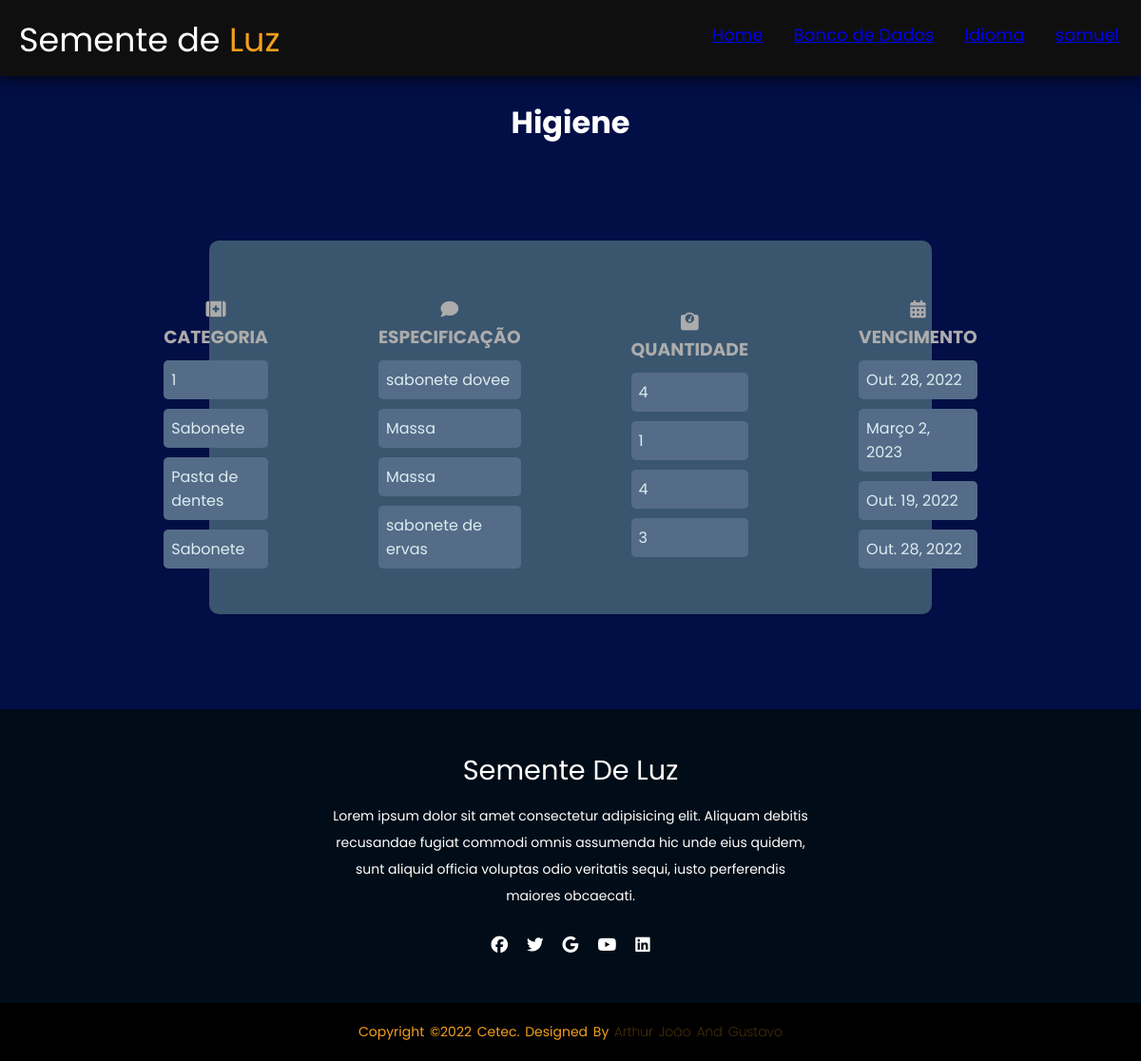
Before: /estoque/verhigiene/ (signed in) with the older database file.
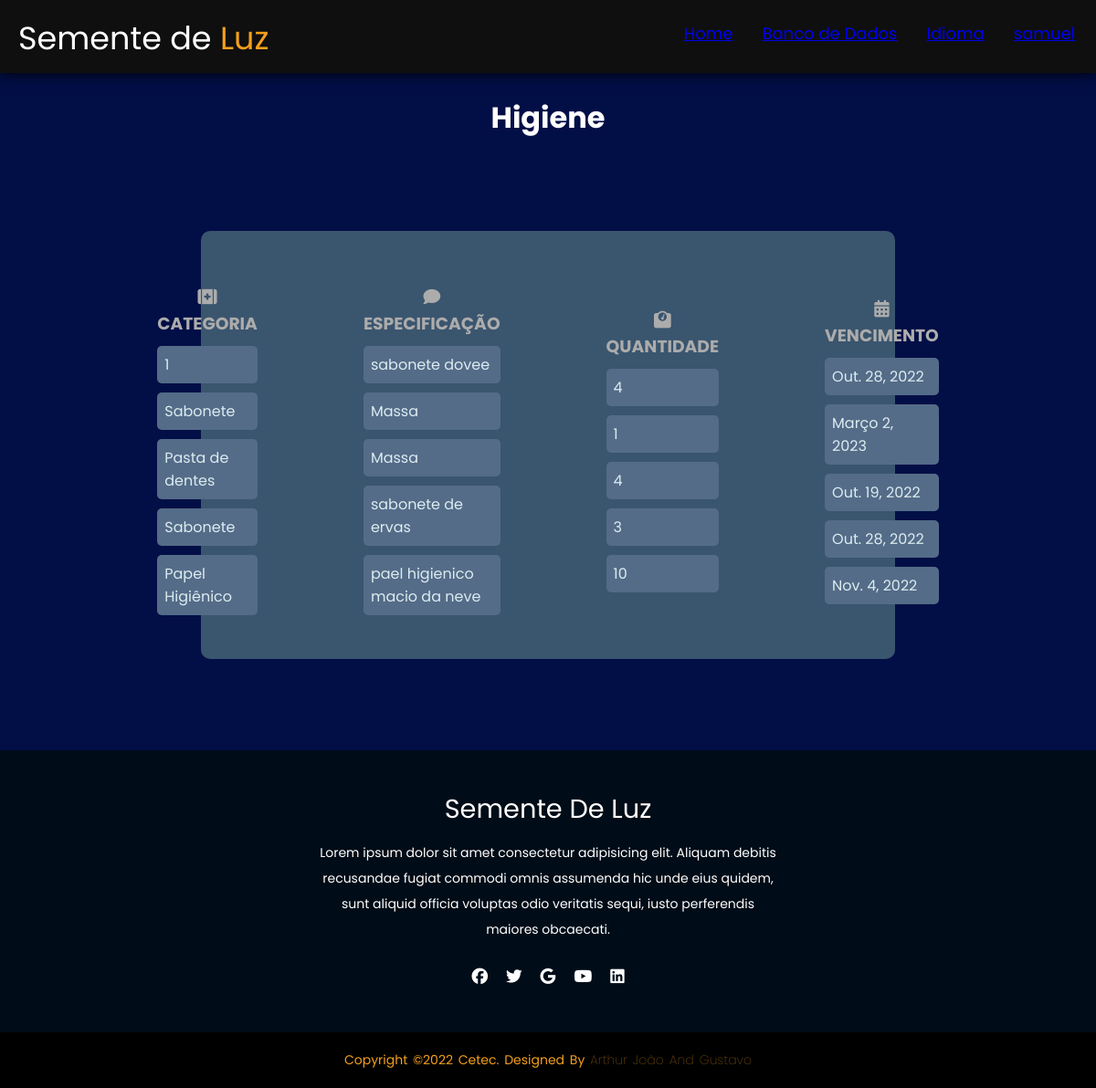
After: the same page with the newer database file.
### estoque/models.py (models this page shows, shortened)
class Higiene (models.Model):
    tipos = models.CharField (max_length=30, choices=HIGIENE_CHOICES, null=True)
    descr = models.CharField(max_length=30, null=True)
    qntd = models.IntegerField(null=True)
    vencimento = models.DateField(null=True)

### estoque/views.py (the view)
class VerHigieneView(ListView):
    model= Higiene
    template_name = 'ver_higiene.html'

### estoque/templates/ver_higiene.html (shortened to what this page needs)
{% load static %}
<!DOCTYPE html>
<html lang="en">
<head>
    <link rel="stylesheet" type="text/css" href='{% static "/css/ver_estoque.css" %}'>
</head>
<body>
    <header>
        <div class="logo">
            Semente de <span>Luz</span></div>
            <ul>
                <li><a href="{%url 'home' %}">Home</li></a>
                <li><a href="/estoque/escolha">Banco de Dados</li></a>
                <li><a href="/estoque/language/"> Idioma</li></a>
                <li>
                    <a href="/estoque/perfil">{{request.user}}</a>
                </li>
            </ul>
    </header>
    <br>
    <h1>Higiene</h1>
    <div class="card">
        <div class="card2">
            <div class="textfield">
                <h3><i class="fa-solid fa-kit-medical"></i> Categoria </h3>
                    {% for Higiene in object_list %}
                        <p class="text">{{Higiene.tipos}}</p>
                    {% endfor %}
            </div>
            </div>
            <div class="card2">
                <div class="textfield">
                    <h3><i class="fa-solid fa-comment"></i> Especificação </h3>
                    {% for Higiene in object_list %}
                        <p class="text">{{Higiene.descr}}</p>
                    {% endfor %}
                </div>
                </div>
                <div class="card2">
                    <div class="textfield">
                        <h3><i class="fa-solid fa-weight-scale"></i> Quantidade </h3>
                        {% for Higiene in object_list %}
                            <p class="text">{{Higiene.qntd}}</p>
                        {% endfor %}
                    </div>
                    </div>
                    <div class="card2">
                        <div class="textfield">
                            <h3><i class="fa-solid fa-calendar-days"></i> vencimento </h3>
                            {% for Higiene in object_list %}
                                <p class="text">{{Higiene.vencimento}}</p>
                            {% endfor %}
                        </div>
                        </div>
    </div>
    <footer>
        <div class="footer-content">
            <h3>Semente de Luz</h3>
            <p>Lorem ipsum dolor sit amet consectetur adipisicing elit. Aliquam debitis recusandae fugiat commodi omnis assumenda hic unde eius quidem, sunt aliquid officia voluptas odio veritatis sequi, iusto perferendis maiores obcaecati.</p>
            <ul class="socials">
                <li><a href="#"><i class="fa-brands fa-facebook"></i></a></li>
                <li><a href="#"><i class="fa-brands fa-twitter"></i></a></li>
                <li><a href="#"><i class="fa-brands fa-google"></i></a></li>
                <li><a href="#"><i class="fa-brands fa-youtube"></i></a></li>
                <li><a href="#"><i class="fa-brands fa-linkedin"></i></a></li>
            </ul>
        </div>
        <div class="footer-bottom">
            <p>copyright &copy;2022 Cetec. designed by <span>Arthur João and Gustavo</span></p>
        </div>
    </footer>
</body>
</html>

Changed rows visible on the page:
added Higiene: tipos "Papel Higiênico", descr "pael higienico macio da neve", qntd "10", vencimento "Nov. 4, 2022"
